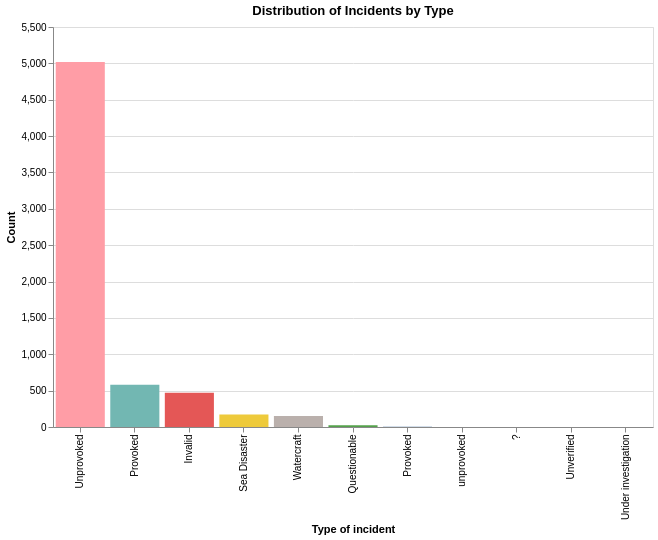

This figure's notebook cell:
### Code cell
alt.Chart(sharks).mark_bar().encode( 
    x=alt.X("type", title="Type of incident", sort="-y"), 
    y=alt.Y("count()", title="Count"),
    color=alt.Color('type', legend=None)
    ).properties(
        title="Distribution of Incidents by Type",
        width=600,
        height=400)

### Figure 1 — Vega specification as saved in the notebook (floating-point values rounded to 4 significant figures)
{"$schema": "https://vega.github.io/schema/vega/v6.json", "data": [{"name": "source_0"}, {"name": "data_0", "values": [{"__count": 5018, "type": "Unprovoked"}, {"__count": 580, "type": "Provoked"}, {"__count": 25, "type": "Questionable"}, {"__count": 1, "type": "unprovoked"}, {"__count": 2, "type": " Provoked"}, {"__count": 150, "type": "Watercraft"}, {"__count": 171, "type": "Sea Disaster"}, {"__count": 1, "type": "?"}, {"__count": 1, "type": "Unverified"}, {"__count": 472, "type": "Invalid"}, {"__count": 1, "type": "Under investigation"}]}, {"name": "source_0_x_domain_type", "values": [{"sort_field": 5018, "type": "Unprovoked"}, {"sort_field": 580, "type": "Provoked"}, {"sort_field": 25, "type": "Questionable"}, {"sort_field": 1, "type": "unprovoked"}, {"sort_field": 2, "type": " Provoked"}, {"sort_field": 150, "type": "Watercraft"}, {"sort_field": 171, "type": "Sea Disaster"}, {"sort_field": 1, "type": "?"}, {"sort_field": 1, "type": "Unverified"}, {"sort_field": 472, "type": "Invalid"}, {"sort_field": 1, "type": "Under investigation"}]}, {"name": "data_0_y_domain___count", "values": [{"min": 1, "max": 5018}]}, {"name": "data_0_color_domain_type", "values": [{"type": "Unprovoked"}, {"type": "Provoked"}, {"type": "Questionable"}, {"type": "unprovoked"}, {"type": " Provoked"}, {"type": "Watercraft"}, {"type": "Sea Disaster"}, {"type": "?"}, {"type": "Unverified"}, {"type": "Invalid"}, {"type": "Under investigation"}]}], "marks": [{"type": "rect", "name": "marks", "from": {"data": "data_0"}, "encode": {"update": {"x": {"field": "type", "scale": "x"}, "y": {"field": "__count", "scale": "y"}, "y2": {"value": 0, "scale": "y"}, "fill": {"field": "type", "scale": "color"}, "width": {"signal": "max(0.25, bandwidth('x'))"}}}, "style": ["bar"]}], "scales": [{"name": "x", "type": "band", "domain": {"data": "source_0_x_domain_type", "field": "type", "sort": {"op": "max", "field": "sort_field", "order": "descending"}}, "range": [0, {"signal": "width"}], "paddingInner": 0.1, "paddingOuter": 0.05}, {"name": "y", "type": "linear", "domain": [{"signal": "(data(\"data_0_y_domain___count\")[0] || {}).min"}, {"signal": "(data(\"data_0_y_domain___count\")[0] || {}).max"}], "range": [{"signal": "height"}, 0], "nice": true, "zero": true}, {"name": "color", "type": "ordinal", "domain": {"data": "data_0_color_domain_type", "field": "type", "sort": true}, "range": "category"}], "axes": [{"scale": "y", "gridScale": "x", "aria": false, "minExtent": 0, "zindex": 0, "labels": false, "domain": false, "ticks": false, "orient": "left", "tickCount": {"signal": "ceil(height/40)"}, "maxExtent": 0, "grid": true}, {"scale": "x", "zindex": 0, "labelBaseline": "middle", "orient": "bottom", "grid": false, "title": "Type of incident", "labelAngle": 270, "labelAlign": "right"}, {"scale": "y", "title": "Count", "labelOverlap": true, "orient": "left", "zindex": 0, "grid": false, "tickCount": {"signal": "ceil(height/40)"}}], "title": {"text": "Distribution of Incidents by Type", "frame": "group"}, "padding": 5, "height": 400, "background": "white", "style": "cell", "width": 600}
